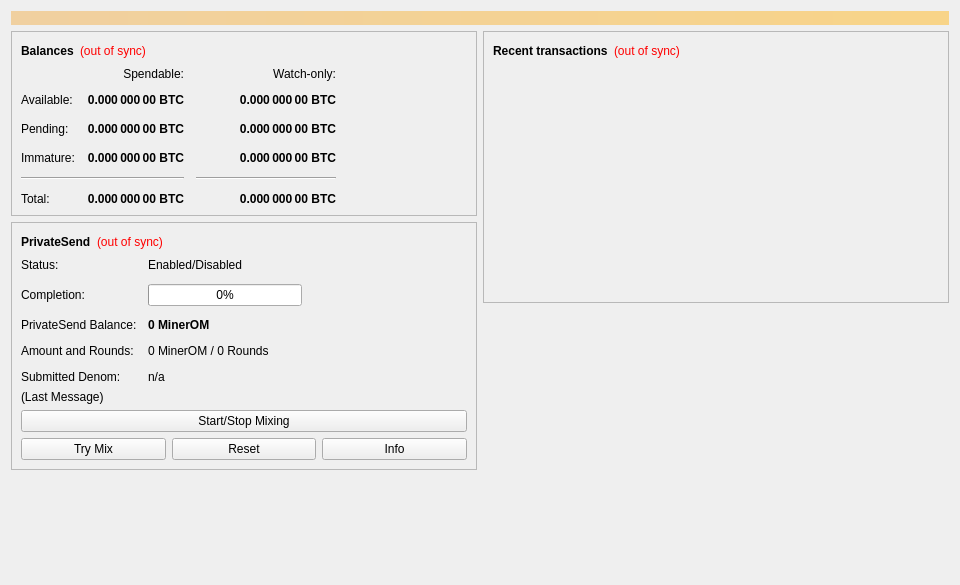
<?xml version="1.0" encoding="UTF-8"?>
<ui version="4.0">
 <class>OverviewPage</class>
 <widget class="QWidget" name="OverviewPage">
  <property name="geometry">
   <rect>
    <x>0</x>
    <y>0</y>
    <width>960</width>
    <height>585</height>
   </rect>
  </property>
  <property name="minimumSize">
   <size>
    <width>960</width>
    <height>0</height>
   </size>
  </property>
  <property name="windowTitle">
   <string>Form</string>
  </property>
  <layout class="QVBoxLayout" name="topLayout">
   <item>
    <widget class="QLabel" name="labelAlerts">
     <property name="visible">
      <bool>false</bool>
     </property>
     <property name="styleSheet">
      <string notr="true">background-color: qlineargradient(x1: 0, y1: 0, x2: 1, y2: 0, stop:0 #F0D0A0, stop:1 #F8D488); color:#000000;</string>
     </property>
     <property name="wordWrap">
      <bool>true</bool>
     </property>
     <property name="margin">
      <number>3</number>
     </property>
    </widget>
   </item>
   <item>
    <layout class="QHBoxLayout" name="horizontalLayout" stretch="1,1">
     <item>
      <layout class="QVBoxLayout" name="verticalLayout_2">
       <item>
        <widget class="QFrame" name="frame">
         <property name="frameShape">
          <enum>QFrame::StyledPanel</enum>
         </property>
         <property name="frameShadow">
          <enum>QFrame::Raised</enum>
         </property>
         <layout class="QVBoxLayout" name="verticalLayout_4">
          <item>
           <layout class="QHBoxLayout" name="horizontalLayout_4">
            <item>
             <widget class="QLabel" name="label_5">
              <property name="font">
               <font>
                <weight>75</weight>
                <bold>true</bold>
               </font>
              </property>
              <property name="text">
               <string>Balances</string>
              </property>
             </widget>
            </item>
            <item>
             <widget class="QLabel" name="labelWalletStatus">
              <property name="toolTip">
               <string>The displayed information may be out of date. Your wallet automatically synchronizes with the MinerOM network after a connection is established, but this process has not completed yet.</string>
              </property>
              <property name="styleSheet">
               <string notr="true">QLabel { color: red; }</string>
              </property>
              <property name="text">
               <string notr="true">(out of sync)</string>
              </property>
              <property name="alignment">
               <set>Qt::AlignLeading|Qt::AlignLeft|Qt::AlignVCenter</set>
              </property>
             </widget>
            </item>
            <item>
             <spacer name="horizontalSpacer_3">
              <property name="orientation">
               <enum>Qt::Horizontal</enum>
              </property>
              <property name="sizeHint" stdset="0">
               <size>
                <width>40</width>
                <height>20</height>
               </size>
              </property>
             </spacer>
            </item>
           </layout>
          </item>
          <item>
           <layout class="QGridLayout" name="gridLayout">
            <property name="spacing">
             <number>12</number>
            </property>
            <item row="2" column="2">
             <widget class="QLabel" name="labelWatchPending">
              <property name="font">
               <font>
                <weight>75</weight>
                <bold>true</bold>
               </font>
              </property>
              <property name="cursor">
               <cursorShape>IBeamCursor</cursorShape>
              </property>
              <property name="toolTip">
               <string>Unconfirmed transactions to watch-only addresses</string>
              </property>
              <property name="text">
               <string notr="true">0.000 000 00 BTC</string>
              </property>
              <property name="alignment">
               <set>Qt::AlignRight|Qt::AlignTrailing|Qt::AlignVCenter</set>
              </property>
              <property name="textInteractionFlags">
               <set>Qt::LinksAccessibleByMouse|Qt::TextSelectableByKeyboard|Qt::TextSelectableByMouse</set>
              </property>
             </widget>
            </item>
            <item row="2" column="1">
             <widget class="QLabel" name="labelUnconfirmed">
              <property name="font">
               <font>
                <weight>75</weight>
                <bold>true</bold>
               </font>
              </property>
              <property name="cursor">
               <cursorShape>IBeamCursor</cursorShape>
              </property>
              <property name="toolTip">
               <string>Total of transactions that have yet to be confirmed, and do not yet count toward the spendable balance</string>
              </property>
              <property name="text">
               <string notr="true">0.000 000 00 BTC</string>
              </property>
              <property name="alignment">
               <set>Qt::AlignRight|Qt::AlignTrailing|Qt::AlignVCenter</set>
              </property>
              <property name="textInteractionFlags">
               <set>Qt::LinksAccessibleByMouse|Qt::TextSelectableByKeyboard|Qt::TextSelectableByMouse</set>
              </property>
             </widget>
            </item>
            <item row="3" column="2">
             <widget class="QLabel" name="labelWatchImmature">
              <property name="font">
               <font>
                <weight>75</weight>
                <bold>true</bold>
               </font>
              </property>
              <property name="cursor">
               <cursorShape>IBeamCursor</cursorShape>
              </property>
              <property name="toolTip">
               <string>Mined balance in watch-only addresses that has not yet matured</string>
              </property>
              <property name="text">
               <string notr="true">0.000 000 00 BTC</string>
              </property>
              <property name="alignment">
               <set>Qt::AlignRight|Qt::AlignTrailing|Qt::AlignVCenter</set>
              </property>
              <property name="textInteractionFlags">
               <set>Qt::LinksAccessibleByMouse|Qt::TextSelectableByKeyboard|Qt::TextSelectableByMouse</set>
              </property>
             </widget>
            </item>
            <item row="4" column="0" colspan="2">
             <widget class="Line" name="lineSpendableBalance">
              <property name="orientation">
               <enum>Qt::Horizontal</enum>
              </property>
             </widget>
            </item>
            <item row="4" column="2">
             <widget class="Line" name="lineWatchBalance">
              <property name="sizePolicy">
               <sizepolicy hsizetype="Preferred" vsizetype="Fixed">
                <horstretch>0</horstretch>
                <verstretch>0</verstretch>
               </sizepolicy>
              </property>
              <property name="minimumSize">
               <size>
                <width>140</width>
                <height>0</height>
               </size>
              </property>
              <property name="orientation">
               <enum>Qt::Horizontal</enum>
              </property>
             </widget>
            </item>
            <item row="5" column="0">
             <widget class="QLabel" name="labelTotalText">
              <property name="text">
               <string>Total:</string>
              </property>
             </widget>
            </item>
            <item row="3" column="1">
             <widget class="QLabel" name="labelImmature">
              <property name="font">
               <font>
                <weight>75</weight>
                <bold>true</bold>
               </font>
              </property>
              <property name="cursor">
               <cursorShape>IBeamCursor</cursorShape>
              </property>
              <property name="toolTip">
               <string>Mined balance that has not yet matured</string>
              </property>
              <property name="text">
               <string notr="true">0.000 000 00 BTC</string>
              </property>
              <property name="alignment">
               <set>Qt::AlignRight|Qt::AlignTrailing|Qt::AlignVCenter</set>
              </property>
              <property name="textInteractionFlags">
               <set>Qt::LinksAccessibleByMouse|Qt::TextSelectableByKeyboard|Qt::TextSelectableByMouse</set>
              </property>
             </widget>
            </item>
            <item row="2" column="3">
             <spacer name="horizontalSpacer_2">
              <property name="orientation">
               <enum>Qt::Horizontal</enum>
              </property>
              <property name="sizeHint" stdset="0">
               <size>
                <width>40</width>
                <height>20</height>
               </size>
              </property>
             </spacer>
            </item>
            <item row="3" column="0">
             <widget class="QLabel" name="labelImmatureText">
              <property name="text">
               <string>Immature:</string>
              </property>
             </widget>
            </item>
            <item row="5" column="1">
             <widget class="QLabel" name="labelTotal">
              <property name="font">
               <font>
                <weight>75</weight>
                <bold>true</bold>
               </font>
              </property>
              <property name="cursor">
               <cursorShape>IBeamCursor</cursorShape>
              </property>
              <property name="toolTip">
               <string>Your current total balance</string>
              </property>
              <property name="text">
               <string notr="true">0.000 000 00 BTC</string>
              </property>
              <property name="alignment">
               <set>Qt::AlignRight|Qt::AlignTrailing|Qt::AlignVCenter</set>
              </property>
              <property name="textInteractionFlags">
               <set>Qt::LinksAccessibleByMouse|Qt::TextSelectableByKeyboard|Qt::TextSelectableByMouse</set>
              </property>
             </widget>
            </item>
            <item row="5" column="2">
             <widget class="QLabel" name="labelWatchTotal">
              <property name="font">
               <font>
                <weight>75</weight>
                <bold>true</bold>
               </font>
              </property>
              <property name="cursor">
               <cursorShape>IBeamCursor</cursorShape>
              </property>
              <property name="toolTip">
               <string>Current total balance in watch-only addresses</string>
              </property>
              <property name="text">
               <string notr="true">0.000 000 00 BTC</string>
              </property>
              <property name="alignment">
               <set>Qt::AlignRight|Qt::AlignTrailing|Qt::AlignVCenter</set>
              </property>
              <property name="textInteractionFlags">
               <set>Qt::LinksAccessibleByMouse|Qt::TextSelectableByKeyboard|Qt::TextSelectableByMouse</set>
              </property>
             </widget>
            </item>
            <item row="0" column="2">
             <widget class="QLabel" name="labelWatchonly">
              <property name="text">
               <string>Watch-only:</string>
              </property>
              <property name="alignment">
               <set>Qt::AlignRight|Qt::AlignTrailing|Qt::AlignVCenter</set>
              </property>
             </widget>
            </item>
            <item row="1" column="0">
             <widget class="QLabel" name="labelBalanceText">
              <property name="text">
               <string>Available:</string>
              </property>
             </widget>
            </item>
            <item row="1" column="1">
             <widget class="QLabel" name="labelBalance">
              <property name="font">
               <font>
                <weight>75</weight>
                <bold>true</bold>
               </font>
              </property>
              <property name="cursor">
               <cursorShape>IBeamCursor</cursorShape>
              </property>
              <property name="toolTip">
               <string>Your current spendable balance</string>
              </property>
              <property name="text">
               <string notr="true">0.000 000 00 BTC</string>
              </property>
              <property name="alignment">
               <set>Qt::AlignRight|Qt::AlignTrailing|Qt::AlignVCenter</set>
              </property>
              <property name="textInteractionFlags">
               <set>Qt::LinksAccessibleByMouse|Qt::TextSelectableByKeyboard|Qt::TextSelectableByMouse</set>
              </property>
             </widget>
            </item>
            <item row="1" column="2">
             <widget class="QLabel" name="labelWatchAvailable">
              <property name="font">
               <font>
                <weight>75</weight>
                <bold>true</bold>
               </font>
              </property>
              <property name="cursor">
               <cursorShape>IBeamCursor</cursorShape>
              </property>
              <property name="toolTip">
               <string>Your current balance in watch-only addresses</string>
              </property>
              <property name="text">
               <string notr="true">0.000 000 00 BTC</string>
              </property>
              <property name="alignment">
               <set>Qt::AlignRight|Qt::AlignTrailing|Qt::AlignVCenter</set>
              </property>
              <property name="textInteractionFlags">
               <set>Qt::LinksAccessibleByMouse|Qt::TextSelectableByKeyboard|Qt::TextSelectableByMouse</set>
              </property>
             </widget>
            </item>
            <item row="2" column="0">
             <widget class="QLabel" name="labelPendingText">
              <property name="text">
               <string>Pending:</string>
              </property>
             </widget>
            </item>
            <item row="0" column="1">
             <widget class="QLabel" name="labelSpendable">
              <property name="text">
               <string>Spendable:</string>
              </property>
              <property name="alignment">
               <set>Qt::AlignRight|Qt::AlignTrailing|Qt::AlignVCenter</set>
              </property>
             </widget>
            </item>
           </layout>
          </item>
         </layout>
        </widget>
       </item>
       <item>
        <widget class="QFrame" name="framePrivateSend">
         <property name="layoutDirection">
          <enum>Qt::LeftToRight</enum>
         </property>
         <property name="frameShape">
          <enum>QFrame::StyledPanel</enum>
         </property>
         <property name="frameShadow">
          <enum>QFrame::Raised</enum>
         </property>
         <layout class="QVBoxLayout" name="VerticalLayout_PS1">
          <item>
           <layout class="QHBoxLayout" name="horizontalLayout_5">
            <item>
             <widget class="QLabel" name="labelPrivateSendHeader">
              <property name="font">
               <font>
                <weight>75</weight>
                <bold>true</bold>
               </font>
              </property>
              <property name="text">
               <string>PrivateSend</string>
              </property>
             </widget>
            </item>
            <item>
             <widget class="QLabel" name="labelPrivateSendSyncStatus">
              <property name="toolTip">
               <string>The displayed information may be out of date. Your wallet automatically synchronizes with the MinerOM network after a connection is established, but this process has not completed yet.</string>
              </property>
              <property name="styleSheet">
               <string notr="true">QLabel { color: red; }</string>
              </property>
              <property name="text">
               <string notr="true">(out of sync)</string>
              </property>
              <property name="alignment">
               <set>Qt::AlignLeading|Qt::AlignLeft|Qt::AlignVCenter</set>
              </property>
             </widget>
            </item>
            <item>
             <spacer name="horizontalSpacer_4">
              <property name="orientation">
               <enum>Qt::Horizontal</enum>
              </property>
              <property name="sizeHint" stdset="0">
               <size>
                <width>40</width>
                <height>20</height>
               </size>
              </property>
             </spacer>
            </item>
           </layout>
          </item>
          <item>
           <layout class="QFormLayout" name="privateSendFormLayout">
            <property name="fieldGrowthPolicy">
             <enum>QFormLayout::AllNonFixedFieldsGrow</enum>
            </property>
            <property name="horizontalSpacing">
             <number>11</number>
            </property>
            <property name="verticalSpacing">
             <number>12</number>
            </property>
            <item row="0" column="0">
             <widget class="QLabel" name="labelPrivateSendEnabledText">
              <property name="text">
               <string>Status:</string>
              </property>
             </widget>
            </item>
            <item row="0" column="1">
             <widget class="QLabel" name="labelPrivateSendEnabled">
              <property name="text">
               <string>Enabled/Disabled</string>
              </property>
             </widget>
            </item>
            <item row="1" column="0">
             <widget class="QLabel" name="labelCompletitionText">
              <property name="text">
               <string>Completion:</string>
              </property>
             </widget>
            </item>
            <item row="1" column="1">
             <widget class="QProgressBar" name="privateSendProgress">
              <property name="maximumSize">
               <size>
                <width>154</width>
                <height>16777215</height>
               </size>
              </property>
              <property name="value">
               <number>0</number>
              </property>
             </widget>
            </item>
            <item row="2" column="0">
             <widget class="QLabel" name="labelAnonymizedText">
              <property name="text">
               <string>PrivateSend Balance:</string>
              </property>
             </widget>
            </item>
            <item row="2" column="1">
             <widget class="QLabel" name="labelAnonymized">
              <property name="font">
               <font>
                <weight>75</weight>
                <bold>true</bold>
               </font>
              </property>
              <property name="text">
               <string notr="true">0 MinerOM</string>
              </property>
             </widget>
            </item>
            <item row="3" column="0">
             <widget class="QLabel" name="labelAmountAndRoundsText">
              <property name="text">
               <string>Amount and Rounds:</string>
              </property>
             </widget>
            </item>
            <item row="3" column="1">
             <widget class="QLabel" name="labelAmountRounds">
              <property name="text">
               <string>0 MinerOM / 0 Rounds</string>
              </property>
             </widget>
            </item>
            <item row="4" column="0">
             <widget class="QLabel" name="labelSubmittedDenomText">
              <property name="text">
               <string>Submitted Denom:</string>
              </property>
             </widget>
            </item>
            <item row="4" column="1">
             <widget class="QLabel" name="labelSubmittedDenom">
              <property name="toolTip">
               <string>The denominations you submitted to the Masternode.&lt;br&gt;To mix, other users must submit the exact same denominations.</string>
              </property>
              <property name="text">
               <string>n/a</string>
              </property>
             </widget>
            </item>
           </layout>
          </item>
          <item>
           <layout class="QVBoxLayout" name="VerticalLayout_PS">
            <item>
             <widget class="QLabel" name="labelPrivateSendLastMessage">
              <property name="text">
               <string>(Last Message)</string>
              </property>
              <property name="alignment">
               <set>Qt::AlignLeading|Qt::AlignLeft|Qt::AlignTop</set>
              </property>
              <property name="wordWrap">
               <bool>true</bool>
              </property>
             </widget>
            </item>
            <item>
             <widget class="QPushButton" name="togglePrivateSend">
              <property name="sizePolicy">
               <sizepolicy hsizetype="MinimumExpanding" vsizetype="Fixed">
                <horstretch>0</horstretch>
                <verstretch>0</verstretch>
               </sizepolicy>
              </property>
              <property name="text">
               <string>Start/Stop Mixing</string>
              </property>
             </widget>
            </item>
            <item>
             <layout class="QHBoxLayout" name="horizontalLayout_debugbuttons">
              <item>
               <widget class="QPushButton" name="privateSendAuto">
                <property name="sizePolicy">
                 <sizepolicy hsizetype="MinimumExpanding" vsizetype="Fixed">
                  <horstretch>0</horstretch>
                  <verstretch>0</verstretch>
                 </sizepolicy>
                </property>
                <property name="toolTip">
                 <string>Try to manually submit a PrivateSend request.</string>
                </property>
                <property name="text">
                 <string>Try Mix</string>
                </property>
               </widget>
              </item>
              <item>
               <widget class="QPushButton" name="privateSendReset">
                <property name="sizePolicy">
                 <sizepolicy hsizetype="MinimumExpanding" vsizetype="Fixed">
                  <horstretch>0</horstretch>
                  <verstretch>0</verstretch>
                 </sizepolicy>
                </property>
                <property name="toolTip">
                 <string>Reset the current status of PrivateSend (can interrupt PrivateSend if it's in the process of Mixing, which can cost you money!)</string>
                </property>
                <property name="autoFillBackground">
                 <bool>false</bool>
                </property>
                <property name="text">
                 <string>Reset</string>
                </property>
               </widget>
              </item>
              <item>
               <widget class="QPushButton" name="privateSendInfo">
                <property name="sizePolicy">
                 <sizepolicy hsizetype="MinimumExpanding" vsizetype="Fixed">
                  <horstretch>0</horstretch>
                  <verstretch>0</verstretch>
                 </sizepolicy>
                </property>
                <property name="toolTip">
                 <string>Information about PrivateSend and Mixing</string>
                </property>
                <property name="text">
                 <string>Info</string>
                </property>
               </widget>
              </item>
             </layout>
            </item>
           </layout>
          </item>
         </layout>
        </widget>
       </item>
       <item>
        <spacer name="verticalSpacer">
         <property name="orientation">
          <enum>Qt::Vertical</enum>
         </property>
         <property name="sizeHint" stdset="0">
          <size>
           <width>20</width>
           <height>40</height>
          </size>
         </property>
        </spacer>
       </item>
      </layout>
     </item>
     <item>
      <layout class="QVBoxLayout" name="verticalLayout_3">
       <item>
        <widget class="QFrame" name="frame_2">
         <property name="frameShape">
          <enum>QFrame::StyledPanel</enum>
         </property>
         <property name="frameShadow">
          <enum>QFrame::Raised</enum>
         </property>
         <layout class="QVBoxLayout" name="verticalLayout">
          <item>
           <layout class="QHBoxLayout" name="horizontalLayout_2">
            <item>
             <widget class="QLabel" name="label_4">
              <property name="font">
               <font>
                <weight>75</weight>
                <bold>true</bold>
               </font>
              </property>
              <property name="text">
               <string>Recent transactions</string>
              </property>
             </widget>
            </item>
            <item>
             <widget class="QLabel" name="labelTransactionsStatus">
              <property name="toolTip">
               <string>The displayed information may be out of date. Your wallet automatically synchronizes with the MinerOM network after a connection is established, but this process has not completed yet.</string>
              </property>
              <property name="styleSheet">
               <string notr="true">QLabel { color: red; }</string>
              </property>
              <property name="text">
               <string notr="true">(out of sync)</string>
              </property>
              <property name="alignment">
               <set>Qt::AlignLeading|Qt::AlignLeft|Qt::AlignVCenter</set>
              </property>
             </widget>
            </item>
            <item>
             <spacer name="horizontalSpacer">
              <property name="orientation">
               <enum>Qt::Horizontal</enum>
              </property>
              <property name="sizeHint" stdset="0">
               <size>
                <width>40</width>
                <height>20</height>
               </size>
              </property>
             </spacer>
            </item>
           </layout>
          </item>
          <item>
           <widget class="QListView" name="listTransactions">
            <property name="styleSheet">
             <string notr="true">QListView { background: transparent; }</string>
            </property>
            <property name="frameShape">
             <enum>QFrame::NoFrame</enum>
            </property>
            <property name="verticalScrollBarPolicy">
             <enum>Qt::ScrollBarAlwaysOff</enum>
            </property>
            <property name="horizontalScrollBarPolicy">
             <enum>Qt::ScrollBarAlwaysOff</enum>
            </property>
            <property name="selectionMode">
             <enum>QAbstractItemView::NoSelection</enum>
            </property>
           </widget>
          </item>
         </layout>
        </widget>
       </item>
       <item>
        <spacer name="verticalSpacer_2">
         <property name="orientation">
          <enum>Qt::Vertical</enum>
         </property>
         <property name="sizeHint" stdset="0">
          <size>
           <width>20</width>
           <height>40</height>
          </size>
         </property>
        </spacer>
       </item>
      </layout>
     </item>
    </layout>
   </item>
  </layout>
 </widget>
 <resources/>
 <connections/>
</ui>
